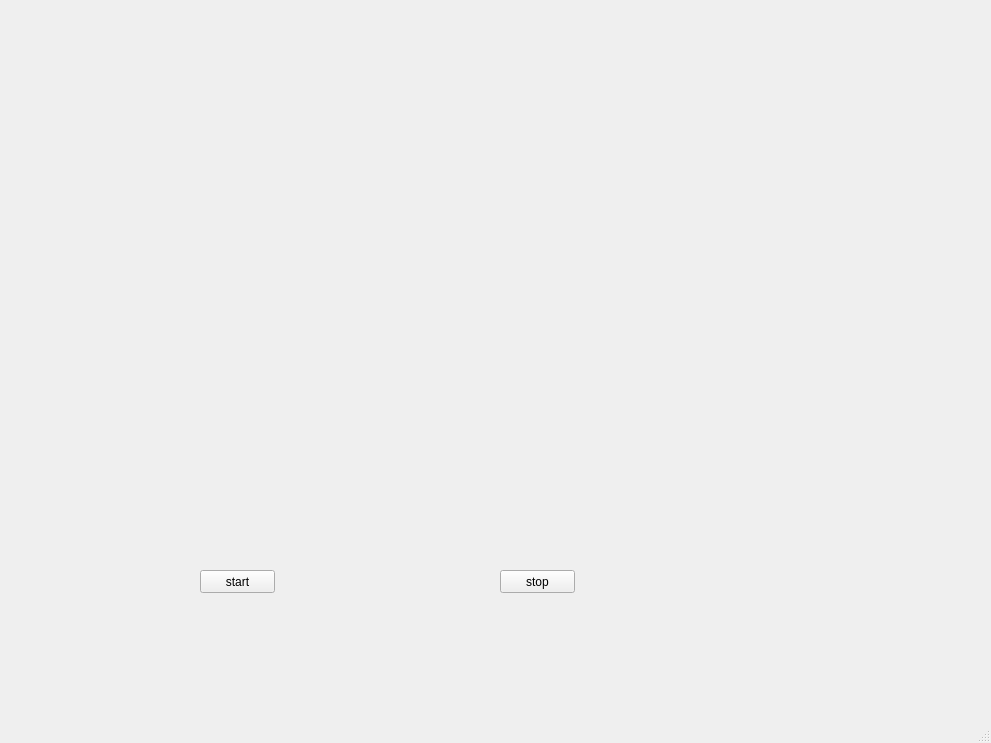
<?xml version="1.0" encoding="UTF-8"?>
<ui version="4.0">
 <class>MainWindow</class>
 <widget class="QMainWindow" name="MainWindow">
  <property name="geometry">
   <rect>
    <x>0</x>
    <y>0</y>
    <width>991</width>
    <height>743</height>
   </rect>
  </property>
  <property name="windowTitle">
   <string>MainWindow</string>
  </property>
  <widget class="QWidget" name="centralwidget">
   <widget class="QPushButton" name="but_start">
    <property name="geometry">
     <rect>
      <x>200</x>
      <y>570</y>
      <width>75</width>
      <height>23</height>
     </rect>
    </property>
    <property name="text">
     <string>start</string>
    </property>
   </widget>
   <widget class="QLabel" name="mjpeg_label">
    <property name="geometry">
     <rect>
      <x>150</x>
      <y>40</y>
      <width>640</width>
      <height>480</height>
     </rect>
    </property>
    <property name="text">
     <string/>
    </property>
   </widget>
   <widget class="QPushButton" name="but_stop">
    <property name="geometry">
     <rect>
      <x>500</x>
      <y>570</y>
      <width>75</width>
      <height>23</height>
     </rect>
    </property>
    <property name="text">
     <string>stop</string>
    </property>
   </widget>
  </widget>
  <widget class="QMenuBar" name="menubar">
   <property name="geometry">
    <rect>
     <x>0</x>
     <y>0</y>
     <width>991</width>
     <height>25</height>
    </rect>
   </property>
  </widget>
  <widget class="QStatusBar" name="statusbar"/>
 </widget>
 <resources/>
 <connections/>
 <slots>
  <slot>slot1()</slot>
 </slots>
</ui>
